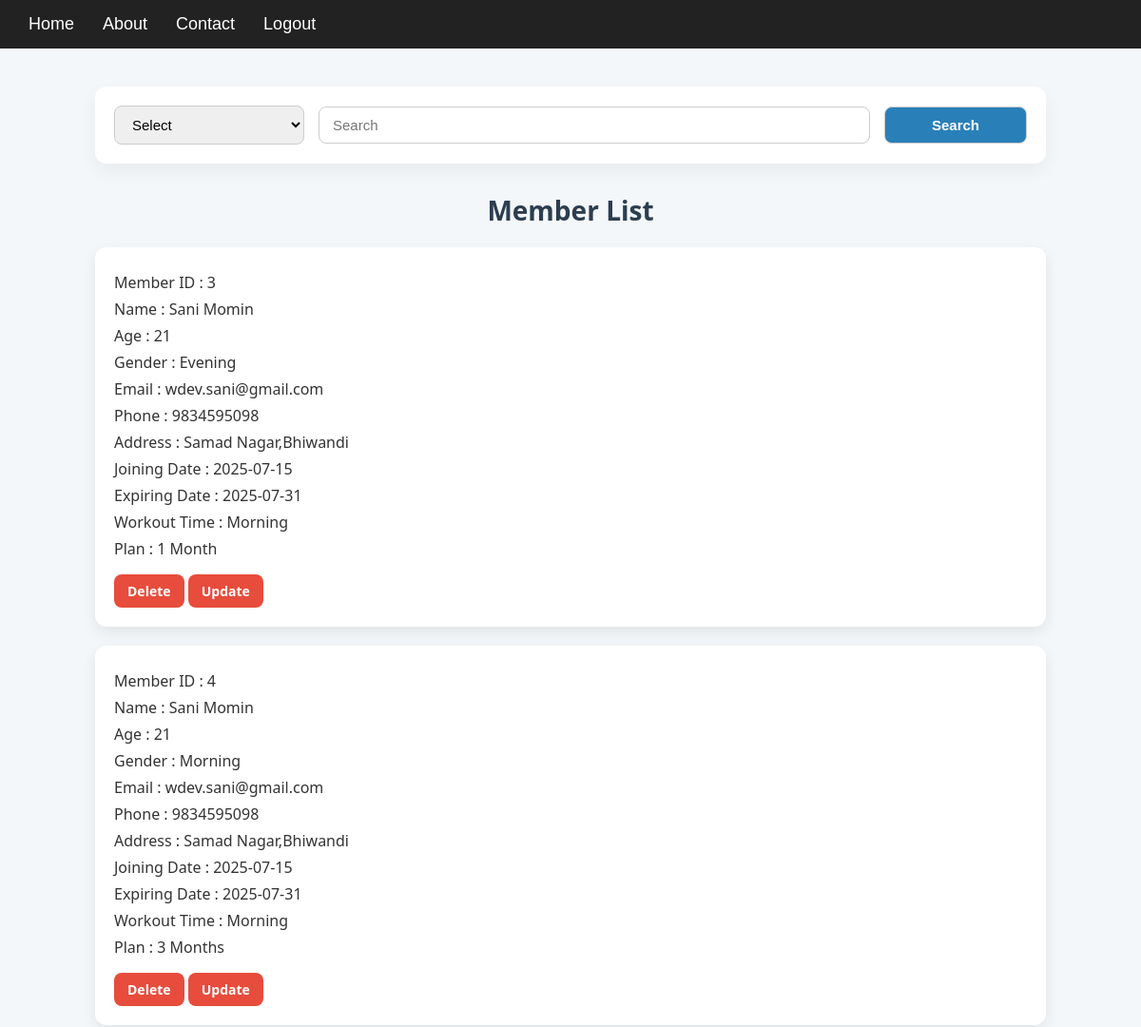
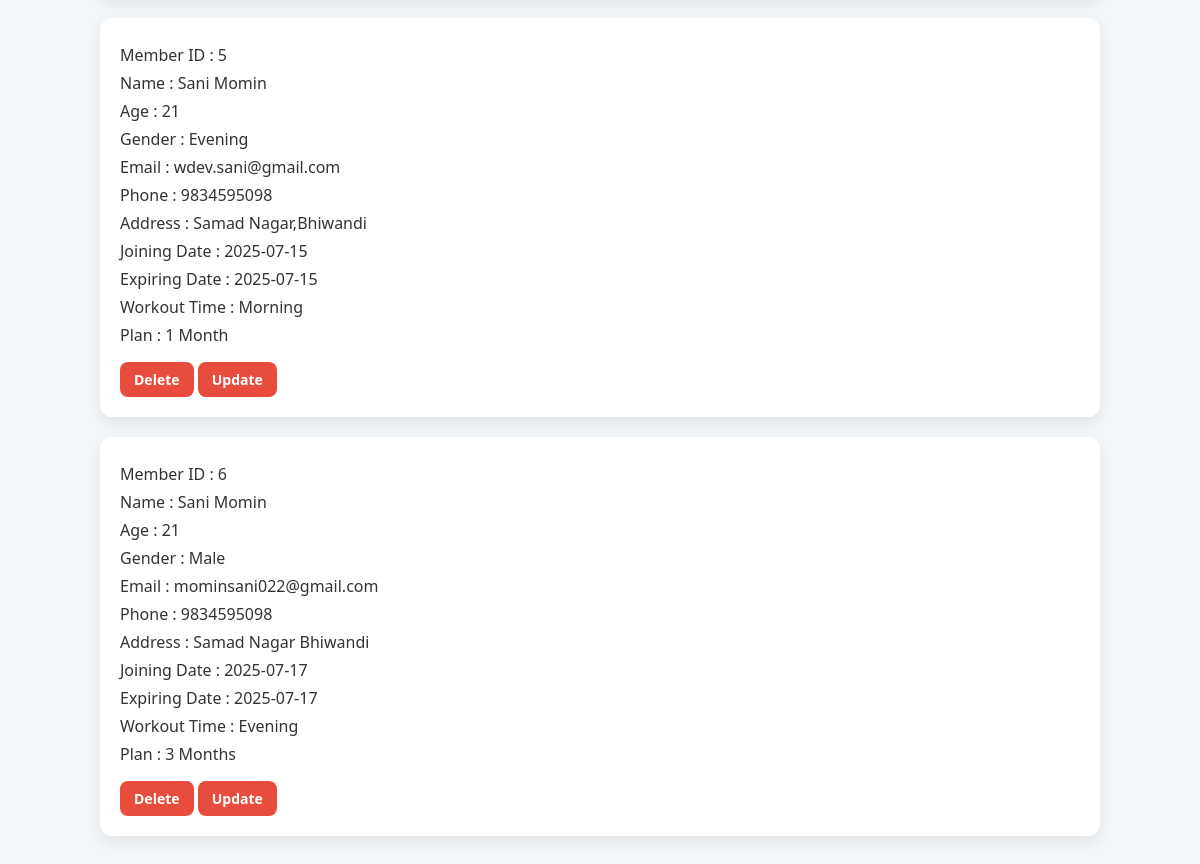
The app's page /MemberList/ with its own data (2 pictures, top to bottom).
### calc/models.py (models this page shows, shortened)
class Member(models.Model):
    name = models.CharField(max_length=50)
    age = models.IntegerField()
    gender = models.CharField(max_length=25)
    email = models.CharField(max_length=50)
    phone = models.CharField(max_length=13)
    address = models.CharField(max_length=100)
    joiningDate = models.CharField(max_length=20)
    expireingDate = models.CharField(max_length=20)
    workoutTime = models.CharField(max_length=25)
    plan = models.CharField(max_length=25)

### calc/views.py (the view)
# urls.py: path('MemberList/',views.MemberList,name="memberList"),
def MemberList(request):
    member = Member.objects.all()
    return render(request, 'MemberList.html', {'members': member})

### Template/MemberList.html (shortened to what this page needs)
{% load static %}
<!DOCTYPE html>
<html lang="en">
  <head>
    <link rel="stylesheet" href="{% static 'css/MemberList.css' %}" />
  </head>
  <body>
    {% include 'Navbar.html' %}
    <div class="MemberList-wrapper">
      <form
        action="{% url 'searchedMem' %}"
        method="POST"
        class="MemberList-searchForm"
      >
        <select name="select" required>
          <option value="">Select</option>
        </select>
        <input type="search" name="search" placeholder="Search" required />
        <button type="submit">Search</button>
      </form>
      <h2>Member List</h2>
      {% for member in members %}
      <div class="MemberList-memberDetails">
        <p>Member ID : {{ member.id }}</p>
        <p>Name : {{ member.name }}</p>
        <p>Age : {{ member.age }}</p>
        <p>Gender : {{ member.gender }}</p>
        <p>Email : {{ member.email }}</p>
        <p>Phone : {{ member.phone }}</p>
        <p>Address : {{ member.address }}</p>
        <p>Joining Date : {{ member.joiningDate }}</p>
        <p>Expiring Date : {{ member.expireingDate }}</p>
        <p>Workout Time : {{ member.workoutTime }}</p>
        <p>Plan : {{ member.plan }}</p>
        <a
          href="{% url 'deleteMember' member.id %}"
          class="MemberList-delete-button"
        >
          Delete
        </a>
        <a
          href="{% url 'updateMember' member.id %}"
          class="MemberList-delete-button"
        >
          Update
        </a>
      </div>
      {% endfor %}
    </div>
  </body>
</html>

### Template/Navbar.html (shortened to what this page needs)
{% load static %}
<!DOCTYPE html>
<html lang="en">
  <head>
    <link rel="stylesheet" href="{% static 'css/Navbar.css' %}" />
  </head>
  <body>
    <nav class="navbar">
      <ul class="nav-list">
        <li class="nav-item">
          <a class="nav-link" href="{% url 'home' %}">Home</a>
        </li>
        <li class="nav-item">
          <a class="nav-link" href="{% url 'about' %}">About</a>
        </li>
        <li class="nav-item">
          <a class="nav-link" href="{% url 'contact' %}">Contact</a>
        </li>
        <li class="nav-item">
          <a class="nav-link" href="{% url 'login' %}">Logout</a>
        </li>
      </ul>
    </nav>
  </body>
</html>

### static/css/MemberList.css (style rules this page uses)
* { margin: 0; padding: 0; }
body { font-family: "Segoe UI", sans-serif; background-color: #f4f7f9; margin: 0; padding: 0; }
.MemberList-wrapper { max-width: 1000px; margin: 40px auto; padding: 0 20px; }
.MemberList-searchForm { display: flex; flex-wrap: wrap; gap: 15px; margin-bottom: 30px; align-items: center; justify-content: space-between; background-color: #fff; padding: 20px; border-radius: 12px; box-shadow: 0 8px 20px rgba(0, 0, 0, 0.05); }
.MemberList-searchForm select, .MemberList-searchForm input { padding: 10px 14px; font-size: 15px; border: 1px solid #ccc; border-radius: 8px; flex: 1 1 30%; min-width: 200px; }
.MemberList-searchForm select { max-width: 150px; }
.MemberList-searchForm button { max-width: 150px; background-color: #2980b9; color: white; padding: 10px 14px; font-size: 15px; font-weight: bold; border: 1px solid #ccc; border-radius: 8px; cursor: pointer; flex: 1 1 30%; transition: 0.3s; }
h2 { margin-top: 20px; font-size: 28px; color: #2c3e50; text-align: center; }
.MemberList-memberDetails { background-color: #ffffff; margin-top: 20px; padding: 20px; border-radius: 12px; box-shadow: 0 6px 15px rgba(0, 0, 0, 0.08); }
.MemberList-memberDetails p { margin: 6px 0; color: #333; font-size: 16px; }
.MemberList-delete-button { display: inline-block; padding: 8px 14px; margin-top: 10px; background-color: #e74c3c; color: white; text-decoration: none; border-radius: 8px; font-size: 14px; font-weight: bold; transition: background-color 0.3s; }

### static/css/Navbar.css (style rules this page uses)
.navbar { background-color: #222; padding: 15px 0px; font-family: 'Poppins', sans-serif; }
.nav-list { list-style: none; display: flex; justify-content: flex-start; margin: 0; padding: 0; }
.nav-item { margin-left: 30px; }
.nav-link { text-decoration: none; color: white; font-size: 18px; font-weight: 500; transition: color 0.3s ease; }

### records on screen
Member: id "3", name "Sani Momin", age "21", gender "Evening", email "wdev.sani@gmail.com", phone "9834595098", address "Samad Nagar,Bhiwandi", joiningDate "2025-07-15", expireingDate "2025-07-31", workoutTime "Morning", plan "1 Month"
Member: id "4", name "Sani Momin", age "21", gender "Morning", email "wdev.sani@gmail.com", phone "9834595098", address "Samad Nagar,Bhiwandi", joiningDate "2025-07-15", expireingDate "2025-07-31", workoutTime "Morning", plan "3 Months"
Member: id "5", name "Sani Momin", age "21", gender "Evening", email "wdev.sani@gmail.com", phone "9834595098", address "Samad Nagar,Bhiwandi", joiningDate "2025-07-15", expireingDate "2025-07-15", workoutTime "Morning", plan "1 Month"
Member: id "6", name "Sani Momin", age "21", gender "Male", email "mominsani022@gmail.com", phone "9834595098", address "Samad Nagar Bhiwandi", joiningDate "2025-07-17", expireingDate "2025-07-17", workoutTime "Evening", plan "3 Months"
